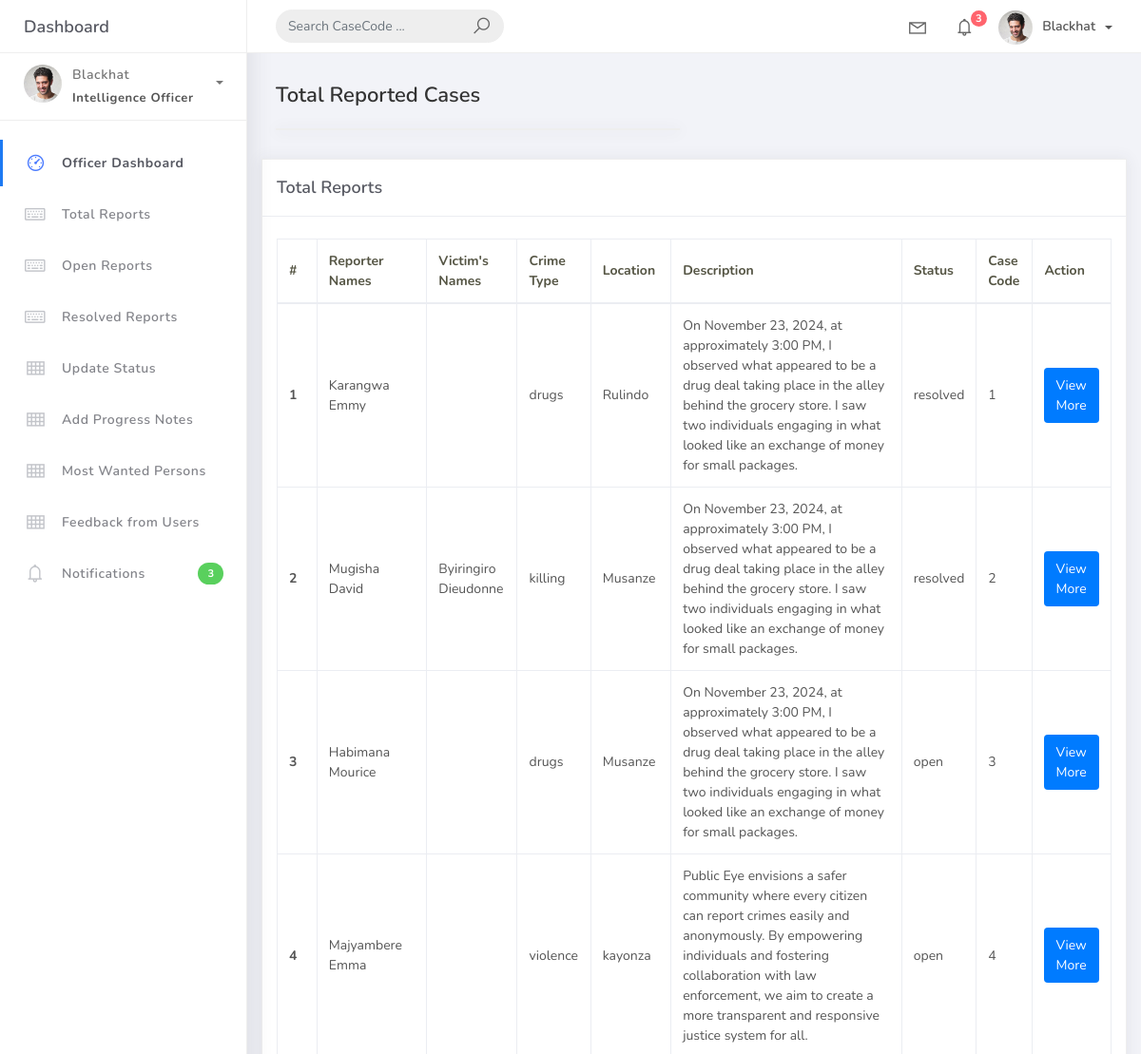
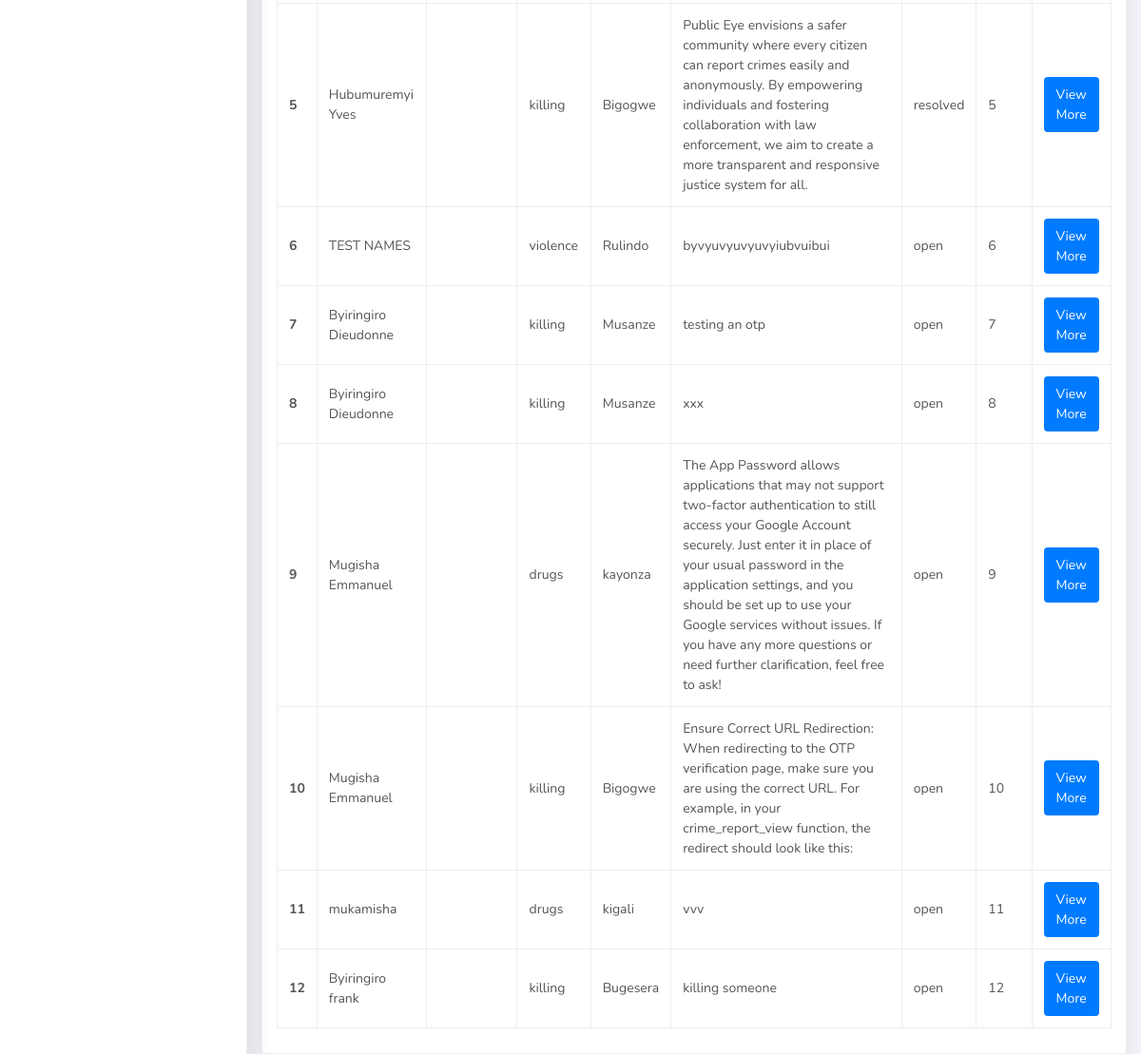
The app's page /totalreports/ with its own data (2 pictures, top to bottom).
### myapp/models.py (models this page shows, shortened)
class CrimeReport(models.Model):
    STATUS_CHOICES = [
        ('open', 'Open'),
        ('resolved', 'Resolved'),
        ('in_progress', 'In Progress'),
    ]
    name = models.CharField(max_length=100)
    email = models.EmailField()
    location = models.CharField(max_length=255)
    victims = models.CharField(max_length=255, blank=True)
    crime_type = models.CharField(max_length=100)
    description = models.TextField()
    image = models.ImageField(upload_to='crime_images/', blank=True)
    created_at = models.DateTimeField(auto_now_add=True)
    status = models.CharField(max_length=20, choices=STATUS_CHOICES, default='open', null=True)  # Default to 'open'

### myapp/views.py (the view)
# urls.py: path('totalreports/', totalreports, name='totalreports'),  # Total reports
def totalreports(request):
    reports = CrimeReport.objects.all()  # Fetch all crime reports from the CrimeReport model
    return render(request, 'mywebapp/totalreports.html', {'reports': reports})

### myapp/templates/mywebapp/totalreports.html (shortened to what this page needs)
{% load static %}
<!DOCTYPE html>
<html>
<head>
    <link rel="stylesheet" href="{% static 'assets1/css/bootstrap.min.css' %}">
    <link rel="stylesheet" href="{% static 'assets1/css/ready.css' %}">
    <link rel="stylesheet" href="{% static 'assets1/css/demo.css' %}">
</head>
<body>
    <div class="wrapper">
        <div class="main-header">
            <div class="logo-header">
                <a href="index.html" class="logo"> Dashboard </a>
            </div>
            <nav class="navbar navbar-header navbar-expand-lg">
                <div class="container-fluid">
                    <form class="navbar-left navbar-form nav-search mr-md-3" action="">
                        <div class="input-group">
                            <input type="text" placeholder="Search CaseCode ..." class="form-control">
                            <div class="input-group-append">
                                <span class="input-group-text">
                                    <i class="la la-search search-icon"></i>
                                </span>
                            </div>
                        </div>
                    </form>
                    <ul class="navbar-nav topbar-nav ml-md-auto align-items-center">
                        <li class="nav-item dropdown hidden-caret">
                            <a class="nav-link dropdown-toggle" href="#" id="navbarDropdown" role="button" data-toggle="dropdown" aria-haspopup="true" aria-expanded="false">
                                <i class="la la-envelope"></i>
                            </a>
                        </li>
                        <li class="nav-item dropdown hidden-caret">
                            <a class="nav-link dropdown-toggle" href="#" id="navbarDropdown" role="button" data-toggle="dropdown" aria-haspopup="true" aria-expanded="false">
                                <i class="la la-bell"></i>
                                <span class="notification">3</span>
                            </a>
                        </li>
                        <li class="nav-item dropdown">
                            <a class="dropdown-toggle profile-pic" data-toggle="dropdown" href="#" aria-expanded="false"> <img src="{% static 'assets1/img/profile.jpg' %}" alt="user-img" width="36" class="img-circle"><span>Blackhat</span></a>
                        </li>
                    </ul>
                </div>
            </nav>
        </div>
        <div class="sidebar">
            <div class="scrollbar-inner sidebar-wrapper">
                <div class="user">
                    <div class="photo">
                        <img src="{% static 'assets1/img/profile.jpg' %}">
                    </div>
                    <div class="info">
                        <a class="" data-toggle="collapse" href="#collapseExample" aria-expanded="true">
                            <span>
                                Blackhat
                                <span class="user-level">Intelligence Officer</span>
                            <span class="caret"></span>
                            </span>
                        </a>
                    </div>
                </div>
                <ul class="nav">
                    <li class="nav-item active">
                        <a href="">
                            <i class="la la-dashboard"></i>
                            <p>Officer Dashboard</p>
                        </a>
                    </li>
                    <li class="nav-item">
                        <a href="">
                            <i class="la la-keyboard-o"></i>
                            <p>Total Reports</p>
                        </a>
                    </li>
                    <li class="nav-item">
                        <a href="">
                            <i class="la la-keyboard-o"></i>
                            <p>Open Reports</p>
                        </a>
                    </li>
                    <li class="nav-item">
                        <a href="">
                            <i class="la la-keyboard-o"></i>
                            <p>Resolved Reports</p>
                        </a>
                    </li>
                    <li class="nav-item">
                        <a href="forms.html">
                            <i class="la la-th"></i>
                            <p>Update Status</p>
                        </a>
                    </li>
                    <li class="nav-item">
                        <a href="forms.html">
                            <i class="la la-th"></i>
                            <p>Add Progress Notes</p>
                        </a>
                    </li>
                    <li class="nav-item">
                        <a href="forms.html">
                            <i class="la la-th"></i>
                            <p>Most Wanted Persons</p>
                        </a>
                    </li>
                    <li class="nav-item">
                        <a href="tables.html">
                            <i class="la la-th"></i>
                            <p>Feedback from Users</p>
                        </a>
                    </li>
                    <li class="nav-item">
                        <a href="notifications.html">
                            <i class="la la-bell"></i>
                            <p>Notifications</p>
                            <span class="badge badge-success">3</span>
                        </a>
                    </li>
                </ul>
            </div>
        </div>
        <div class="main-panel">
            <div class="content">
                <div class="container-fluid">
                    <h4 class="page-title">Total Reported Cases</h4>
                    <div class="row">
                        <div class="col-md-6">
                            <div class="card"></div>
                        </div>
                    </div>
                </div>
                <div class="card">
                    <div class="card-header">
                        <div class="card-title">Total Reports</div>
                    </div>
                    <div class="card-body">
                        <div class="table-responsive">
                            <table class="table table-bordered">
                                <thead>
                                    <tr>
                                        <th>#</th>
                                        <th>Reporter Names</th>
                                        <th>Victim's Names</th>
                                        <th>Crime Type</th>
                                        <th>Location</th>
                                        <th>Description</th>
                                        <th>Status</th>
                                        <th>Case Code</th>
                                        <th>Action</th>
                                    </tr>
                                </thead>
                                <tbody>
                                    {% for report in reports %}
                                    <tr>
                                        <th scope="row">{{ forloop.counter }}</th>
                                        <td>{{ report.name }}</td>
                                        <td>{{ report.victims }}</td>
                                        <td>{{ report.crime_type }}</td>
                                        <td>{{ report.location }}</td>
                                        <td>{{ report.description }}</td>
                                        <td>{{ report.status }}</td>
                                        <td>{{ report.id }}</td>
                                        <td>
                                            <a href="{% url 'openreports' report.id %}" style="display: inline-block; padding: 8px 12px; background-color: #007bff; color: white; text-decoration: none; border-radius: 4px;">View More</a>
                                        </td>
                                    </tr>
                                    {% empty %}
                                    <tr>
                                        <td colspan="8" style="text-align: center;">No crime reports available.</td>
                                    </tr>
                                    {% endfor %}
                                </tbody>
                            </table>
                        </div>
                    </div>
                </div>
            </div>
        </div>
    </div>
</body>
</html>

### records on screen
CrimeReport: name "Karangwa Emmy", crime_type "drugs", location "Rulindo", description "On November 23, 2024, at approximately 3:00 PM, I observed what appeared to be a drug deal taking place in the alley behind the grocery store. I saw two individuals engaging in what looked like an exchange of money for small packages.", status "resolved", id "1"
CrimeReport: name "Mugisha David", victims "Byiringiro Dieudonne", crime_type "killing", location "Musanze", description "On November 23, 2024, at approximately 3:00 PM, I observed what appeared to be a drug deal taking place in the alley behind the grocery store. I saw two individuals engaging in what looked like an exchange of money for small packages.", status "resolved", id "2"
CrimeReport: name "Habimana Mourice", crime_type "drugs", location "Musanze", description "On November 23, 2024, at approximately 3:00 PM, I observed what appeared to be a drug deal taking place in the alley behind the grocery store. I saw two individuals engaging in what looked like an exchange of money for small packages.", status "open", id "3"
CrimeReport: name "Majyambere Emma", crime_type "violence", location "kayonza", description "Public Eye envisions a safer community where every citizen can report crimes easily and anonymously. By empowering individuals and fostering collaboration with law enforcement, we aim to create a more transparent and responsive justice system for all.", status "open", id "4"
CrimeReport: name "Hubumuremyi Yves", crime_type "killing", location "Bigogwe", description "Public Eye envisions a safer community where every citizen can report crimes easily and anonymously. By empowering individuals and fostering collaboration with law enforcement, we aim to create a more transparent and responsive justice system for all.", status "resolved", id "5"
CrimeReport: name "TEST NAMES", crime_type "violence", location "Rulindo", description "byvyuvyuvyuvyiubvuibui", status "open", id "6"
CrimeReport: name "Byiringiro Dieudonne", crime_type "killing", location "Musanze", description "testing an otp", status "open", id "7"
CrimeReport: name "Byiringiro Dieudonne", crime_type "killing", location "Musanze", description "xxx", status "open", id "8"
CrimeReport: name "Mugisha Emmanuel", crime_type "drugs", location "kayonza", description "The App Password allows applications that may not support two-factor authentication to still access your Google Account securely. Just enter it in place of your usual password in the application settings, and you should be set up to use your Google services without issues. If you have any more questions or need further clarification, feel free to ask!", status "open", id "9"
CrimeReport: name "Mugisha Emmanuel", crime_type "killing", location "Bigogwe", description "Ensure Correct URL Redirection: When redirecting to the OTP verification page, make sure you are using the correct URL. For example, in your crime_report_view function, the redirect should look like this:", status "open", id "10"
CrimeReport: name "mukamisha", crime_type "drugs", location "kigali", description "vvv", status "open", id "11"
CrimeReport: name "Byiringiro frank", crime_type "killing", location "Bugesera", description "killing someone", status "open", id "12"
